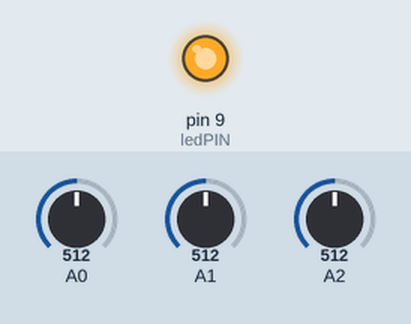
The sketch below on a simulated Arduino Uno, built with avr-gcc and run on an emulated ATmega328P. On the bench: output pins drawn as LEDs (lit = HIGH). Inputs (shaded band) come from the test bench; at power-on: A0 = 512, A1 = 512, A2 = 512. What the sketch prints to the serial monitor is not drawn.

Above: at 0.1 s.
Timing chart, 0 to 1.6 s (numbered marks = the images above):
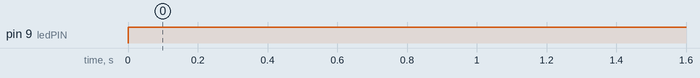

The sketch:

IRemettitore.ino
```cpp
/*
Robot comandato a carte
*/

int ledPIN= 9;
int istruzioni[30]; // matrice contenente le istruzioni
int cont_istruzioni = 0; // contatore per scrivere nella matrice
int stato_lettura = 0; // variabile che memorizza se è in corso una lettura

// routine di setup
void setup() {
  Serial.begin(9600);
  pinMode(ledPIN, OUTPUT);
}

// routine principale
void loop() {
  digitalWrite(ledPIN,HIGH);
  // read the input on analog pin 0:
  int sensorValue_A0= analogRead(A0); // lettura dei sensori IR
  int sensorValue_A1 = analogRead(A1);
  int sensorValue_A2 = analogRead(A2);
  // print out the value you read:
  Serial.println(sensorValue_A0); // stampa via seriale per controllo
  Serial.println(sensorValue_A1);
  Serial.println(sensorValue_A2);
  Serial.println(sensorValue_A2*0);

  if (sensorValue_A0 > 900 && sensorValue_A1 > 900 && sensorValue_A2 > 900){
    stato_lettura = 0; }

  if ((sensorValue_A0 < 900 || sensorValue_A1 < 900 || sensorValue_A2 < 900) && stato_lettura == 0){ // se si appoggia una carta

  delay(1000);

  if (sensorValue_A0 < 900) { // se il valore è minore di 900 è stato coperto il ricevitore
   if (sensorValue_A0 < 100){ // se è minore di 0 il colore è riflettente (bianco) e quindi viene registrata l'operazione
         istruzioni[cont_istruzioni] == 1;
         cont_istruzioni += 1;
         Serial.println("lettura A0");
         stato_lettura = 1;
         delay(1000);
   }
  }

  if (sensorValue_A1 < 900){ // come sopra ma per il secondo sensore
   if (sensorValue_A1 < 100){
         istruzioni[cont_istruzioni] == 2;
         cont_istruzioni += 1;
         Serial.println("lettura A1");
         delay(1000); // attesa per permettere la rimozione di ciò che ha coperto il ricevitore
   }
  }

  if (sensorValue_A2 < 900){ // come sopra ma per il terzo sensore
   if (sensorValue_A2 < 100){
         istruzioni[cont_istruzioni] == 3;
         cont_istruzioni += 1;
         Serial.println("lettura A2");
         delay(1000); // attesa per permettere la rimozione di ciò che ha coperto il ricevitore
   }
  }
  stato_lettura = 1;
  } // fine appoggio carta

  delay(500);        // attesa tra un ciclo ed il successivo
}


void stampa(){ // procedura per visualizzare i dati letti

}
```

Measured:
- by itself, pin 9 (ledPIN): LOW → HIGH at 0.00 s
